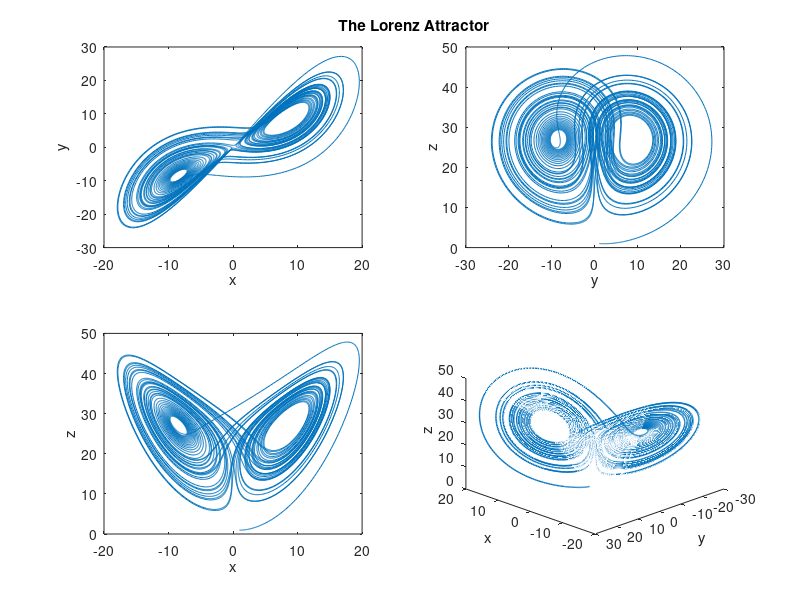

The MATLAB source for this figure:
                                                                                 % import numpy as np
                                                                                 % import matplotlib.pyplot as plt
                                                                                 % from scipy.integrate import solve_ivp
                                                                                 % 
%=============================================================================   % #=============================================================================
% Initialize attributes and define the Lorenz system                             % # Initialize attributes and define the Lorenz system
%=============================================================================   % #=============================================================================
                                                                                 % 
% The Lorenz system is a 3D system of autonomous differential equations of the   % # The Lorenz system is a 3D system of autonomous differential equations of the
% form:                                                                          % # form:
%                                                                                % #
%     x' = sigma (y - x)                                                         % #     x' = sigma (y - x)
%     y' = x (rho - z) - y                                                       % #     y' = x (rho - z) - y
%     z' = x y - beta z                                                          % #     z' = x y - beta z
                                                                                 % 
% Problem parameters                                                             % # Problem parameters
global sigma rho beta; % declare parameters as global for use in the function    % 
sigma = 10; % sigma parameter                                                    % sigma = 10 # sigma parameter
rho = 28; % rho parameter                                                        % rho = 28 # rho parameter
beta = 8/3; % beta parameter                                                     % beta = 8/3 # beta parameter
x0 = 1; % initial x value                                                        % x0 = 1 # initial x value
y0 = 1; % initial y value                                                        % y0 = 1 # initial y value
z0 = 1; % initial z value                                                        % z0 = 1 # initial z value
ti = 0; % initial time value                                                     % ti = 0 # initial time value
tf = 50; % final time value                                                      % tf = 50 # final time value
                                                                                 % 
% The numerical ODE solver we'll be using below requires a function which        % # The numerical ODE solver we'll be using below requires a function which
% defines the righthand side of the differential equation, i.e. the function F   % # defines the righthand side of the differential equation, i.e. the function F
% in the ODE x' = F(t,x).                                                        % # in the ODE x' = F(t,x).
% This can be provided either by defining a local function and supplying its     % # This can be provided either by defining a local function and supplying its
% handle, or by defining it as an inline function within the solver's arguments. % # handle, or by defining it as a lambda function within the solver's arguments.
% We will be defining it a local function "rhs" below.                           % # We will be defining it a function "rhs" below.
                                                                                 % 
% Define a function to represent the righthand side of the Lorenz system         % # Define a function to represent the righthand side of the Lorenz system
function dx = rhs(T, X)                                                          % def rhs(T, X):
    global sigma rho beta; % declare global variables                            %     
    dx = [0; 0; 0]; % initialize output list                                     %     dx = np.array([0, 0, 0]) # initialize output array
    dx(1) = sigma*(X(2) - X(1));                                                 %     dx[0] = sigma*(X[1] - X[0])
    dx(2) = X(1)*(rho - X(3)) - X(2);                                            %     dx[1] = X[0]*(rho - X[2]) - X[1]
    dx(3) = X(1)*X(2) - beta*X(3);                                               %     dx[2] = X[0]*X[1] - beta*X[2]
end                                                                              %     return dx
                                                                                 % 
% Note that the above could be accomplished in a single line as follows:         % # Note that the above could be accomplished in a single line as follows:
% rhs = @(T,X) [sigma*(X(2) - X(1)); X(1)*(rho - X(3)) - X(2); ...               % # rhs = lambda T, X: np.array([sigma*(X(2) - X(1)); X(1)*(rho - X(3)) - X(2);
%               X(1)*X(2) - beta*X(3)];                                          % #                              X(1)*X(2) - beta*X(3)])
                                                                                 % 
%=============================================================================   % #=============================================================================
% Numerically solve the Lorenz system                                            % # Numerically solve the Lorenz system
%=============================================================================   % #=============================================================================
                                                                                 % 
% The Lorenz system is numerically solved using MATLAB's "ode45" function, a     % # The Lorenz system is numerically solved using SciPy's "solve_ivp" function,
% widely-used implementation of an explicit Runge-Kutta (4,5) method.            % # a general initial value problem-solving API that includes several methods.
% MATLAB has no unified API for numerically solving ODEs, and instead each       % # We will be using its implementation of RK45, an explicit Runge-Kutta (4,5)
% different numerical method is implemented as a separate function with some     % # method.
% tuneable parameters.                                                           % # SciPy also includes a function, "RK45", that is roughly equivalent to
                                                                                 % # MATLAB's "ode45" function, but solve_ivp is preferred because it is more
                                                                                 % # general and includes many other methods.
                                                                                 % 
% Set precision for ODE solver                                                   % # The SciPy numerical ODE solver's options are passed as individual keyword
options = odeset("RelTol", 0.0000001);                                           % # arguments, and need not be defined here.
                                                                                 % 
% The arguments of ode45 include, respectively: the function of time T and       % # The arguments of solve_ivp include, respectively: the function of time T and
% the vector of state variables X which defines the righthand side of the        % # the vector of state variables X which defines the righthand side of the ODE
% ODE system, followed by a time interval of the form [initial, final],          % # system, followed by a time interval as a tuple (initial, final), followed
% followed by a list of initial values of the form [x0, y0, z0]. The optional    % # by an array-like list of initial values [x0, y0, z0]. Many additional
% fourth argument is a set of ODE solver options.                                % # optional arguments exist, including a keyword argument to specify the
                                                                                 % # method used by the solver, as well as a variety of keyword arguments to tune
                                                                                 % # the behavior of the solver.
                                                                                 % 
[T, X] = ode45(@(T,X) rhs(T, X), [ti, tf], [x0, y0, z0], options);               % sol = solve_ivp(rhs, (ti, tf), [x0, y0, z0], method="RK45", rtol=0.000001)
                                                                                 % T = sol.t # get time attribute from solution object
                                                                                 % X = sol.y # get state variable attribute from solution object
                                                                                 % 
% T is now a list of time values, while X is a matrix whose columns contain      % # T is now an array of time values, while X is an array whose columns contain
% the numerical values of the x, y, and z variables.                             % # the numerical values of the x, y, and z variables.
                                                                                 % 
% Note that, if we had not defined the function rhs above, we could include      % # Note that, if we had not defined the function rhs above, we could include
% it as an inline function here by replacing the first argument with:            % # it as a lambda function here by replacing the first argument with:
% @(T,X) [sigma*(X(2) - X(1)); X(1)*(rho - X(3)) - X(2); ...                     % # lambda T, X: np.array([sigma*(X(2) - X(1)); X(1)*(rho - X(3)) - X(2);
%         X(1)*X(2) - beta*X(3)]                                                 % #                        X(1)*X(2) - beta*X(3)])
% This may sometimes be worthwhile if the ODE in question is very simple.        % # This may sometimes be worthwhile if the ODE in question is very simple.
                                                                                 % 
%=============================================================================   % #=============================================================================
% Display various projections of the solution curve                              % # Display various projections of the solution curve
%=============================================================================   % #=============================================================================
                                                                                 % 
% Note that, due to the chaotic nature of the Lorenz system, the numerical       % # Note that, due to the chaotic nature of the Lorenz system, the numerical
% solutions from MATLAB and Python are expected to be slightly different.        % # solutions from MATLAB and Python are expected to be slightly different.
                                                                                 % 
figure % create a new figure window                                              % fig = plt.figure() # create a new figure object and store handle
                                                                                 % 
% Show xy-projection                                                             % # Show xy-projection
subplot(2, 2, 1) % target first (NW) tile in a 2x2 layout                        % plt.subplot(2, 2, 1) # target first (NW) tile in a 2x2 layout
plot(X(:,1), X(:,2), "LineWidth", 0.5) % plot y versus x                         % plt.plot(X[:][0], X[:][1], linewidth=0.5) # plot y versus x
xlabel("x")                                                                      % plt.xlabel("x")
ylabel("y")                                                                      % plt.ylabel("y")
                                                                                 % 
% Show xz-projection                                                             % # Show xz-projection
subplot(2, 2, 3) % target third (SW) tile in a 2x2 layout                        % plt.subplot(2, 2, 3) # target third (SW) tile in a 2x2 layout
plot(X(:,1), X(:,3), "LineWidth", 0.5) % plot z versus x                         % plt.plot(X[:][0], X[:][2], linewidth=0.5) # plot z versus x
xlabel("x")                                                                      % plt.xlabel("x")
ylabel("z")                                                                      % plt.ylabel("z")
                                                                                 % 
% Show yz-projection                                                             % # Show yz-projection
subplot(2, 2, 2) % target second (NE) tile in a 2x2 layout                       % plt.subplot(2, 2, 2) # target second (NE) tile in a 2x2 layout
plot(X(:,2), X(:,3), "LineWidth", 0.5) % plot z versus y                         % plt.plot(X[:][1], X[:][2], linewidth=0.5) # plot z versus y
xlabel("y")                                                                      % plt.xlabel("y")
ylabel("z")                                                                      % plt.ylabel("z")
                                                                                 % 
% Set up axes for oblique projection                                             % # Set up axes for oblique projection
subplot(2, 2, 4) % target fourth (SE) tile in a 2x2 layout                       % ax = fig.add_subplot(2, 2, 4, projection="3d") # 3D axes in fourth (SE) tile
                                                                                 % ax.xaxis.pane.fill = False # remove fill colors from axis planes
% In the Python version of this script, additional lines are required to         % ax.yaxis.pane.fill = False
% remove the default gray planes and grid lines included in 3D plots.            % ax.zaxis.pane.fill = False
% MATLAB does not automatically include these.                                   % ax.xaxis.pane.set_edgecolor("w") # set axis plane edge colors to white
                                                                                 % ax.yaxis.pane.set_edgecolor("w")
                                                                                 % ax.zaxis.pane.set_edgecolor("w")
                                                                                 % ax.grid(False) # remove grid lines from axis planes
                                                                                 % 
% Generate 3D plot for oblique projection                                        % # Generate 3D plot for oblique projection
plot3(X(:,1), X(:,2), X(:,3), "LineWidth", 1) % plot 3D coordinates              % ax.plot3D(X[:][0], X[:][1], X[:][2], linewidth=1) # plot coordinates on 3D axes
xlabel("x")                                                                      % ax.set_xlabel("x")
ylabel("y")                                                                      % ax.set_ylabel("y")
zlabel("z")                                                                      % ax.set_zlabel("z")
view([225, 30]) % set view angle azimuth and elevation (respectively)            % ax.view_init(30, 135) # set view angle elevation and azimuth (respectively)
                                                                                 % 
% Add a title to an empty window                                                 % # Add a title to the window
axes("visible", "off", "title", "The Lorenz Attractor")                          % fig.suptitle("The Lorenz Attractor")
                                                                                 % 
% MATLAB will automatically display the resulting figure.                        % # Display the figure window
                                                                                 % fig.tight_layout() # automatically adjust subfigure margins to fit all text
% Note that, as of MATLAB R2018b, a subplot grid can be more easily titled by    % fig.show() # show the figure
% using the "sgtitle" function. This approach will work for older versions,      % 
% and also for Octave.                                                           % 